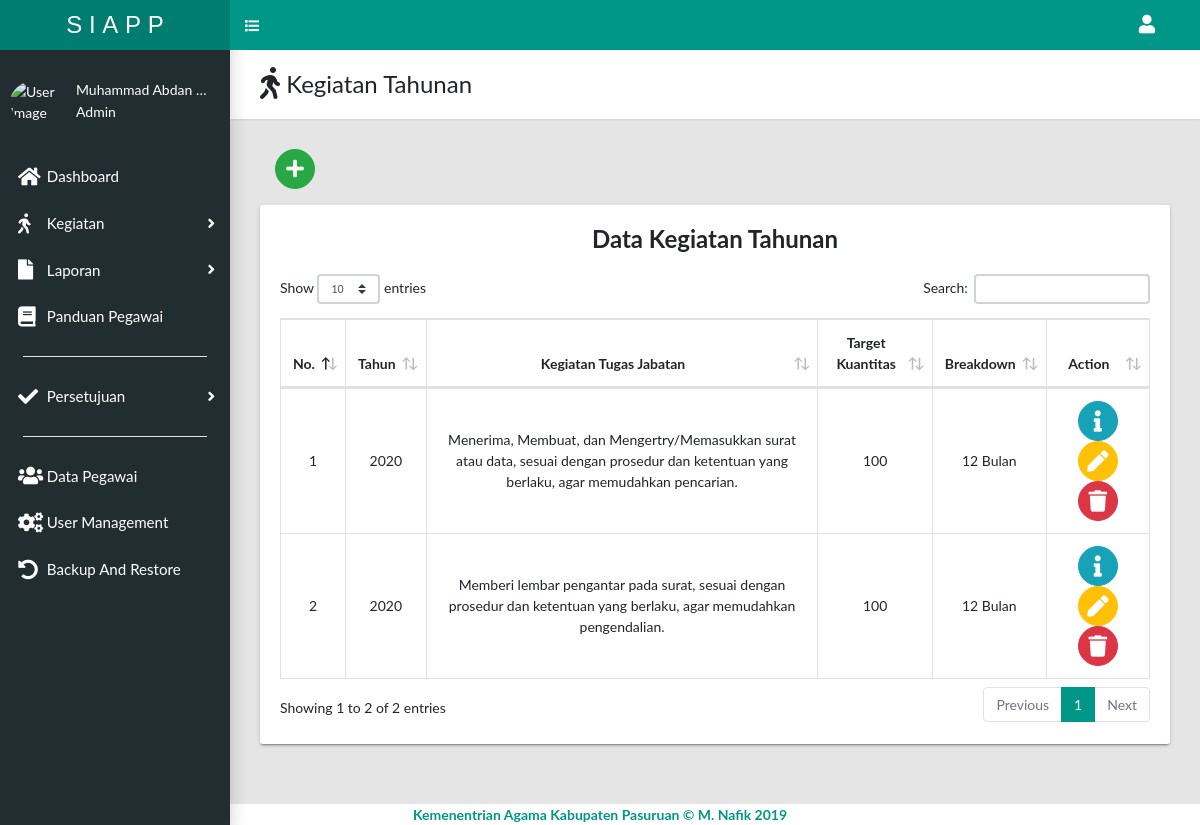
/app/admin/kegiatantahunan.php (signed in), run on the app's committed database.
### tables this page shows
CREATE TABLE `tahunan` (
  `id_tktj` int(8) NOT NULL,
  `id_pgw` varchar(255) NOT NULL,
  `ktj` varchar(255) NOT NULL,
  `ak` varchar(255) NOT NULL,
  `quantity` varchar(255) NOT NULL,
  `output` varchar(255) NOT NULL,
  `mutu` varchar(255) NOT NULL,
  `waktu` varchar(255) NOT NULL,
  `biaya` varchar(255) NOT NULL,
  `tahun` varchar(255) NOT NULL
);

### app/admin/dataTable/kegiatantahunan.php (the view)
<div class="panel panel-default" id="panelForm2">
  <div class="tile">
    <h3 class="tile-title text-center">Data Kegiatan Tahunan </h3>
    <div class="tile-body">
      <div class="table-responsive">
        <table border="0" cellspacing="0" class="table table-hover table-bordered" id="dataTable" width="100%">
          <thead>
            <tr>
              <th>No.</th>
              <th>Tahun</th>
              <th>Kegiatan Tugas Jabatan</th>
              <th>Target Kuantitas</th>
              <th>Breakdown</th>
              <th>Action</th>
            </tr>
          </thead>
          <tbody>
          <?php
          $sql  = mysqli_query($conn, "SELECT * FROM tahunan ORDER BY id_tktj ASC ");
          $no   = 1;
          while($data = mysqli_fetch_array($sql)){
          ?>
            <tr id="row<?php echo $no; ?>">
              <td><?=$no; ?></td>
              <td><?=$data['tahun']; ?></td>
              <td><?=$data['ktj']; ?></td>
              <td><?=$data['quantity']; ?></td>
              <td><?=$data['waktu']; ?> Bulan</td>
              <td class="action">
                <button class="btn btn-info btn-circle"><i class="fas fa-info fa-lg"></i></button>
                <button class="btn btn-warning btn-circle" onclick="editdata('<?php echo $data['id_tktj']; ?>')"><i class="fas fa-pen fa-lg"></i></button>
                <button class="btn btn-danger btn-circle" onclick="deletedata('<?php echo $data['id_tktj']; ?>', '<?php echo $no;?>')"><i class="fas fa-trash fa-lg"></i></button>
              </td>
            </tr>
          <?php $no++; } ?>
          </tbody>
        </table>
      </div>
    </div>
  </div>
</div>

### app/admin/kegiatantahunan.php (shortened to what this page needs)
<?php
include '../config/config.php';
?>
<!DOCTYPE html>
<html lang="en">
<head>
  <?php include 'dist/head.php' ?>
</head>
<body class="app sidebar-mini rtl">
  <?php include 'dist/navbar.php' ?>
  <?php include 'dist/left-nav.php' ?>
  <?php include 'dist/content/kegiatantahunan.php' ?>
  <?php include 'dist/footer.php' ?>
</body>
</html>

### app/admin/dist/head.php (shortened to what this page needs)
<link href="../../dist/css/main.css" rel="stylesheet" type="text/css">
<link href="../../src/vendor/fontawesome-free/css/all.min.css" rel="stylesheet" type="text/css">
<link href="../../src/vendor/datatables/dataTables.bootstrap4.min.css" rel="stylesheet">

### app/admin/dist/navbar.php (shortened to what this page needs)
<header class="app-header">
  <a class="app-header__logo" href="index.html">S&nbsp;I&nbsp;A&nbsp;P&nbsp;P</a> <a aria-label="Hide Sidebar" class="app-sidebar__toggle" data-toggle="sidebar" href="#"><i class="fa fa-list"></i></a>
  <ul class="app-nav">
    <li class="dropdown">
      <a aria-label="Open Profile Menu" class="app-nav__item" data-toggle="dropdown" href="#"><i class="fa fa-user fa-lg"></i></a>
    </li>
  </ul>
</header>

### app/admin/dist/left-nav.php (shortened to what this page needs)
<aside class="app-sidebar">
  <div class="app-sidebar__user">
    <img alt="User Image" class="app-sidebar__user-avatar" src="../../assets/img/userdefault.png" width="50">
    <div>
      <table>
        <tr>
          <td class="app-sidebar__user-name" style="max-width: 140px; overflow: hidden; text-overflow: ellipsis; white-space: nowrap;"><?php echo $_SESSION['nama_user'] ?></td>
        </tr>
        <tr>
          <td class="app-sidebar__user-designation" style="max-width: 140px; overflow: hidden; text-overflow: ellipsis; white-space: nowrap;"><?php echo $_SESSION['category'] ?></td>
        </tr>
      </table>
    </div>
  </div>
  <ul class="app-menu">
    <li>
      <a class="app-menu__item" href="index.php"><i class="app-menu__icon fa fa-home fa-lg"></i><span class="app-menu__label">&nbsp;Dashboard</span></a>
    </li>
    <li class="treeview">
      <a class="app-menu__item" data-toggle="treeview" href="#"><i class="app-menu__icon fa fa-walking fa-lg"></i><span class="app-menu__label">&nbsp;Kegiatan</span><i class="treeview-indicator fa fa-angle-right"></i></a>
    </li>
    <li class="treeview">
      <a class="app-menu__item" data-toggle="treeview" href="#"><i class="app-menu__icon fa fa-file fa-lg"></i><span class="app-menu__label">&nbsp;Laporan</span><i class="treeview-indicator fa fa-angle-right"></i></a>
    </li>
    <li>
      <a class="app-menu__item" href="#"><i class="app-menu__icon fa fa-book fa-lg"></i><span class="app-menu__label">&nbsp;Panduan Pegawai</span></a>
    </li>
    <li style="list-style: none; display: inline">
      <hr style="background-color: white; width: 80%;">
    <li class="treeview">
      <a class="app-menu__item" data-toggle="treeview" href="#"><i class="app-menu__icon fa fa-check fa-lg"></i><span class="app-menu__label">&nbsp;Persetujuan</span><i class="treeview-indicator fa fa-angle-right"></i></a>
    </li>
      <hr style="background-color: white; width: 80%;">
    </li>
    <li>
      <a class="app-menu__item" href="datapegawai.php"><i class="app-menu__icon fa fa-users fa-lg"></i><span class="app-menu__label">&nbsp;Data Pegawai</span></a>
    </li>
    <li>
      <a class="app-menu__item" href="usermanage.php"><i class="app-menu__icon fa fa-cogs fa-lg"></i><span class="app-menu__label">&nbsp;User Management</span></a>
    </li>
    <li>
      <a class="app-menu__item" href="backupandrestore.php"><i class="app-menu__icon fa fa-undo-alt fa-lg"></i><span class="app-menu__label">&nbsp;Backup And Restore</span></a>
    </li>
  </ul>
</aside>

### app/admin/dist/content/kegiatantahunan.php
<main class="app-content">
  <div class="app-title">
        <div>
          <h1><i class="fas fa-walking fa-lg"></i> Kegiatan Tahunan</h1>
        </div>
      </div>
  <div class="form-group">
      <div class="col-sm-4" align="left">
        <button id="btn-add-kegiatan-tahunan" class="btn btn-success btn-circle"><i class="fas fa-plus fa-lg" style="font-size: 20px;"></i></button>
      </div>
    </div>
    <?php include 'form/kegiatantahunan.php' ?>
    <?php include 'dataTable/kegiatantahunan.php' ?>
</main>

### app/admin/dist/footer.php
<footer class="sticky-footer">
	<div class="container">
		<div class="text-center">
			<a href="about-us.php" target="_blank"><b>Kemenentrian Agama Kabupaten Pasuruan © M. Nafik 2019</b></a>
		</div>
	</div>
</footer>

### data on the page
tahunan: tahun "2020", ktj "Menerima, Membuat, dan Mengertry/Memasukkan surat atau data, sesuai dengan prosedur dan ketentuan yang berlaku, agar memudahkan pencarian.", quantity "100", waktu "12"
tahunan: tahun "2020", ktj "Memberi lembar pengantar pada surat, sesuai dengan prosedur dan ketentuan yang berlaku, agar memudahkan pengendalian.", quantity "100", waktu "12"

### other printed values
$_SESSION['nama_user'] "Muhammad Abdan…"
$_SESSION['category'] "Admin"
